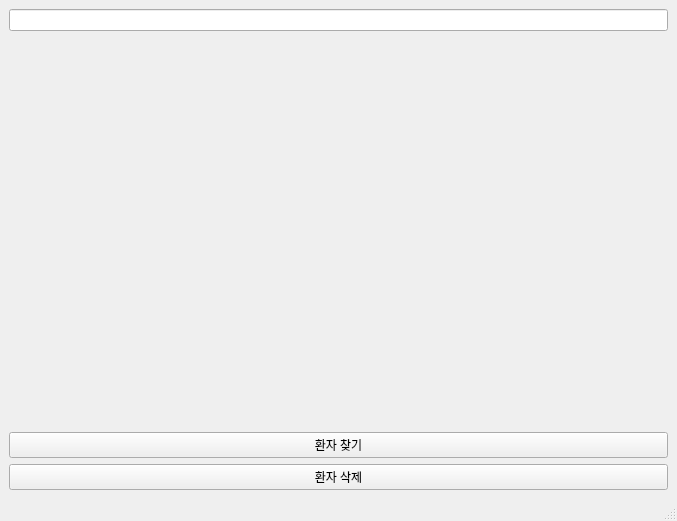
<?xml version="1.0" encoding="UTF-8"?>
<ui version="4.0">
 <class>MainWindow</class>
 <widget class="QMainWindow" name="MainWindow">
  <property name="geometry">
   <rect>
    <x>0</x>
    <y>0</y>
    <width>677</width>
    <height>521</height>
   </rect>
  </property>
  <property name="windowTitle">
   <string>MainWindow</string>
  </property>
  <widget class="QWidget" name="centralwidget">
   <layout class="QVBoxLayout" name="verticalLayout">
    <item>
     <widget class="QLineEdit" name="LE_name"/>
    </item>
    <item>
     <widget class="QLabel" name="L_name">
      <property name="text">
       <string/>
      </property>
     </widget>
    </item>
    <item>
     <widget class="QPushButton" name="BTN_find">
      <property name="text">
       <string>환자 찾기</string>
      </property>
     </widget>
    </item>
    <item>
     <widget class="QPushButton" name="BTN_del">
      <property name="text">
       <string>환자 삭제</string>
      </property>
     </widget>
    </item>
   </layout>
  </widget>
  <widget class="QMenuBar" name="menubar">
   <property name="geometry">
    <rect>
     <x>0</x>
     <y>0</y>
     <width>677</width>
     <height>26</height>
    </rect>
   </property>
  </widget>
  <widget class="QStatusBar" name="statusbar"/>
 </widget>
 <resources/>
 <connections/>
</ui>
